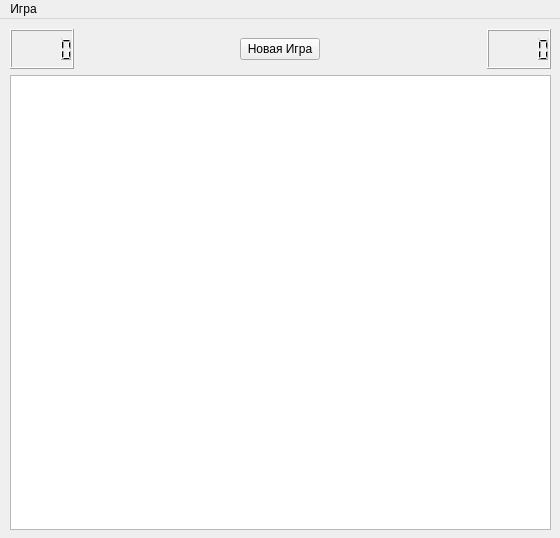
<?xml version="1.0" encoding="UTF-8"?>
<ui version="4.0">
 <class>MainWindow</class>
 <widget class="QMainWindow" name="MainWindow">
  <property name="geometry">
   <rect>
    <x>0</x>
    <y>0</y>
    <width>560</width>
    <height>538</height>
   </rect>
  </property>
  <property name="windowTitle">
   <string>MainWindow</string>
  </property>
  <property name="layoutDirection">
   <enum>Qt::LeftToRight</enum>
  </property>
  <widget class="QWidget" name="centralwidget">
   <widget class="QWidget" name="verticalLayoutWidget_2">
    <property name="geometry">
     <rect>
      <x>10</x>
      <y>10</y>
      <width>541</width>
      <height>501</height>
     </rect>
    </property>
    <layout class="QVBoxLayout" name="verticalLayout_2">
     <property name="spacing">
      <number>6</number>
     </property>
     <property name="sizeConstraint">
      <enum>QLayout::SetDefaultConstraint</enum>
     </property>
     <item>
      <layout class="QHBoxLayout" name="horizontalLayout">
       <item alignment="Qt::AlignLeft">
        <widget class="QLCDNumber" name="timeLcdNumber">
         <property name="minimumSize">
          <size>
           <width>0</width>
           <height>40</height>
          </size>
         </property>
         <property name="maximumSize">
          <size>
           <width>197</width>
           <height>16777215</height>
          </size>
         </property>
        </widget>
       </item>
       <item alignment="Qt::AlignHCenter|Qt::AlignVCenter">
        <widget class="QPushButton" name="newGamePushButton">
         <property name="text">
          <string>Новая Игра</string>
         </property>
        </widget>
       </item>
       <item alignment="Qt::AlignRight">
        <widget class="QLCDNumber" name="minesLcdNumber">
         <property name="minimumSize">
          <size>
           <width>0</width>
           <height>40</height>
          </size>
         </property>
         <property name="baseSize">
          <size>
           <width>0</width>
           <height>0</height>
          </size>
         </property>
        </widget>
       </item>
      </layout>
     </item>
     <item>
      <widget class="QTableView" name="gameFieldTableView">
       <property name="styleSheet">
        <string notr="true">QTableView { gridline-color: green; }</string>
       </property>
       <property name="frameShape">
        <enum>QFrame::StyledPanel</enum>
       </property>
       <property name="verticalScrollBarPolicy">
        <enum>Qt::ScrollBarAsNeeded</enum>
       </property>
       <attribute name="horizontalHeaderVisible">
        <bool>false</bool>
       </attribute>
       <attribute name="horizontalHeaderDefaultSectionSize">
        <number>30</number>
       </attribute>
       <attribute name="verticalHeaderVisible">
        <bool>false</bool>
       </attribute>
      </widget>
     </item>
    </layout>
   </widget>
  </widget>
  <widget class="QMenuBar" name="menubar">
   <property name="geometry">
    <rect>
     <x>0</x>
     <y>0</y>
     <width>560</width>
     <height>18</height>
    </rect>
   </property>
   <widget class="QMenu" name="menu">
    <property name="title">
     <string>Игра</string>
    </property>
    <addaction name="action"/>
    <addaction name="action_2"/>
    <addaction name="separator"/>
    <addaction name="action_5"/>
   </widget>
   <addaction name="menu"/>
  </widget>
  <action name="action">
   <property name="text">
    <string>&amp;Новая</string>
   </property>
  </action>
  <action name="action_2">
   <property name="text">
    <string>&amp;Параметры</string>
   </property>
  </action>
  <action name="action_3">
   <property name="text">
    <string>-</string>
   </property>
  </action>
  <action name="action_5">
   <property name="text">
    <string>&amp;Выход</string>
   </property>
  </action>
 </widget>
 <resources/>
 <connections/>
</ui>
